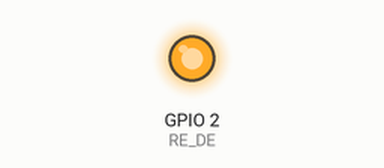
Recording of a sketch running on a simulated ESP32. On the bench: output pins drawn as LEDs (lit = HIGH). WiFi joins after 1.5 s; servers stay silent unless stated; no MQTT or app messages arrive unless stated; what the sketch prints to the serial monitor is not drawn.

Above: at 2.5 s.
At 6.0 s:
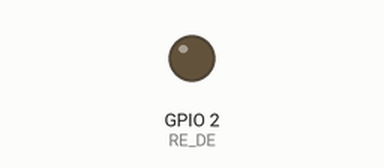
Timing chart, 0 to 10.6 s (numbered marks = the images above):
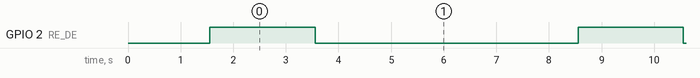

The sketch:

sketch1.ino
```cpp
// Include necessary libraries
#include <WiFi.h>
#include <WiFiClientSecure.h>
#include <PubSubClient.h>
#include <ModbusMaster.h>

// WiFi Credentials
const char* ssid = "Iphones";
const char* password = "12345679";

// MQTT Broker Details (HiveMQ)
const char* mqtt_server = "f9d2e52fdd6f43059ce2cd8d7f46a29d.s1.eu.hivemq.cloud";
const int mqtt_port = 8883;  // Secure MQTT Port
const char* mqtt_username = "soiler";
const char* mqtt_password = "Soil@123";

// RS485 Modbus Settings
#define RE_DE  2  // GPIO2 for RS485 DE/RE control
ModbusMaster modbus;

// WiFi & MQTT Clients
WiFiClientSecure espClient;
PubSubClient client(espClient);

// Connect to WiFi
void setupWiFi() {
    Serial.print("Connecting to WiFi");
    WiFi.begin(ssid, password);
    while (WiFi.status() != WL_CONNECTED) {
        delay(500);
        Serial.print(".");
    }
    Serial.println("\nWiFi Connected");
    Serial.print("IP Address: ");
    Serial.println(WiFi.localIP());
}

// Connect to MQTT
void reconnectMQTT() {
    while (!client.connected()) {
        Serial.print("Connecting to MQTT...");
        if (client.connect("ESP32_Client", mqtt_username, mqtt_password)) {
            Serial.println("Connected to MQTT Broker");
        } else {
            Serial.print("Failed, rc=");
            Serial.print(client.state());
            Serial.println(" Retrying in 5 seconds...");
            delay(5000);
        }
    }
}

// Read NPK Sensor Data
void readNPKSensor() {
    Serial.println("\nRequesting NPK sensor data...");
    modbus.begin(1, Serial2);  // Sensor ID 1, using Serial2
    digitalWrite(RE_DE, HIGH);  // Enable RS485

    uint8_t result = modbus.readHoldingRegisters(0x03, 3); // N, P, K values
    if (result == modbus.ku8MBSuccess) {
        int nitrogen = modbus.getResponseBuffer(0);
        int phosphorus = modbus.getResponseBuffer(1);
        int potassium = modbus.getResponseBuffer(2);

        Serial.printf("N: %d mg/kg, P: %d mg/kg, K: %d mg/kg\n", nitrogen, phosphorus, potassium);

        // Publish Data to MQTT
        String payload = "{ \"Nitrogen\": " + String(nitrogen) +
                         ", \"Phosphorus\": " + String(phosphorus) +
                         ", \"Potassium\": " + String(potassium) + " }";
        if (client.publish("soil/data", payload.c_str())) {
            Serial.println("Published to MQTT successfully.");
        } else {
            Serial.println("Failed to publish to MQTT.");
        }
    } else {
        Serial.println("Failed to read from NPK sensor.");

        // Publish Error to MQTT if sensor read fails
        String errorPayload = "{ \"error\": \"Failed to read from NPK sensor\" }";
        if (client.publish("soil/error", errorPayload.c_str())) {
            Serial.println("Published error to MQTT.");
        } else {
            Serial.println("Failed to publish error to MQTT.");
        }
    }
    digitalWrite(RE_DE, LOW);  // Disable RS485
}

void setup() {
    Serial.begin(115200);
    Serial2.begin(9600, SERIAL_8N1, 16, 17); // RS485 on GPIO16 (RX) & GPIO17 (TX)
    pinMode(RE_DE, OUTPUT);

    setupWiFi();
    client.setServer(mqtt_server, mqtt_port);
    espClient.setInsecure();  // Required for HiveMQ TLS connections
}

void loop() {
    if (!client.connected()) reconnectMQTT();
    client.loop();

    readNPKSensor();
    delay(5000); // Read every 5 seconds
}
```

Measured:
- by itself, GPIO 2 (RE_DE): alternates HIGH for 2.0 s and LOW for 5.0 s
